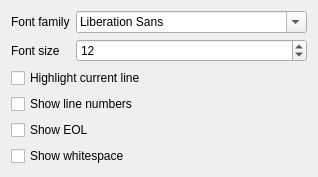
                    <widget class="QWidget" name="editorTab">
                        <attribute name="title">
                            <string>Editor</string>
                        </attribute>
                        <layout class="QFormLayout" name="editorForm">
                            <item row="0" column="0">
                                <widget class="QLabel" name="fontLabel">
                                    <property name="text">
                                        <string>Font family</string>
                                    </property>
                                </widget>
                            </item>
                            <item row="0" column="1">
                                <widget class="QFontComboBox" name="fontCombo"/>
                            </item>
                            <item row="1" column="0">
                                <widget class="QLabel" name="fontSizeLabel">
                                    <property name="text">
                                        <string>Font size</string>
                                    </property>
                                </widget>
                            </item>
                            <item row="1" column="1">
                                <widget class="QSpinBox" name="fontSizeSpin">
                                    <property name="minimum">
                                        <number>6</number>
                                    </property>
                                    <property name="maximum">
                                        <number>48</number>
                                    </property>
                                    <property name="value">
                                        <number>12</number>
                                    </property>
                                </widget>
                            </item>
                            <item row="2" column="0" colspan="2">
                                <widget class="QCheckBox" name="caretLineCheck">
                                    <property name="text">
                                        <string>Highlight current line</string>
                                    </property>
                                </widget>
                            </item>
                            <item row="3" column="0" colspan="2">
                                <widget class="QCheckBox" name="marginCheck">
                                    <property name="text">
                                        <string>Show line numbers</string>
                                    </property>
                                </widget>
                            </item>
                            <item row="4" column="0" colspan="2">
                                <widget class="QCheckBox" name="eolCheck">
                                    <property name="text">
                                        <string>Show EOL</string>
                                    </property>
                                </widget>
                            </item>
                            <item row="5" column="0" colspan="2">
                                <widget class="QCheckBox" name="whitespaceCheck">
                                    <property name="text">
                                        <string>Show whitespace</string>
                                    </property>
                                </widget>
                            </item>
                        </layout>
                    </widget>
